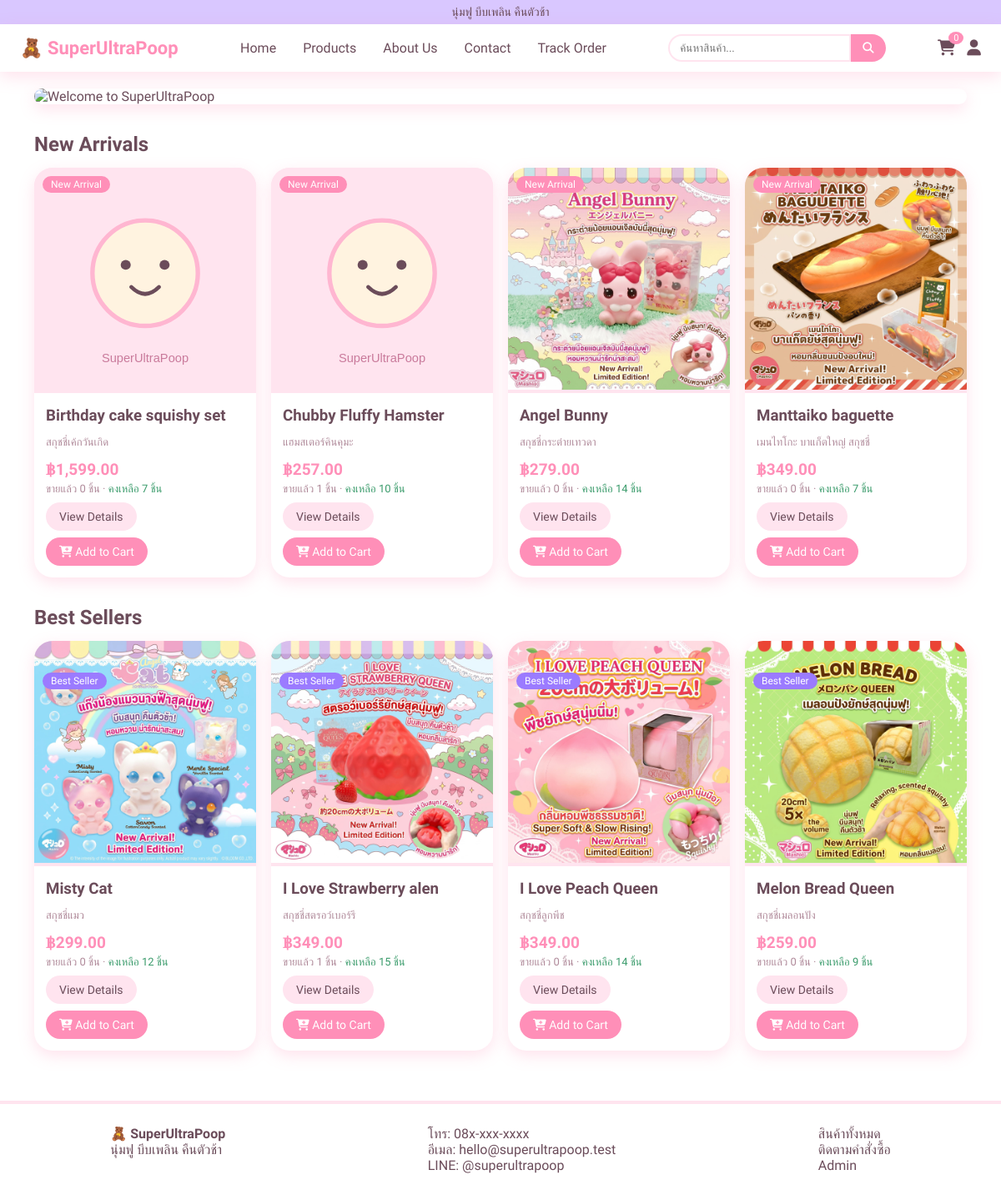
The page / on the database its author committed.
### tables this page shows
CREATE TABLE `products` (
  `id` int(11) NOT NULL,
  `category_id` int(11) NOT NULL,
  `name` varchar(120) NOT NULL,
  `name_th` varchar(160) DEFAULT NULL,
  `description` text DEFAULT NULL,
  `price` decimal(10,2) NOT NULL,
  `stock` int(11) NOT NULL DEFAULT 0,
  `image` varchar(255) DEFAULT NULL,
  `scent` varchar(80) DEFAULT NULL,
  `color` varchar(255) DEFAULT NULL,
  `is_new` tinyint(1) NOT NULL DEFAULT 0,
  `is_best` tinyint(1) NOT NULL DEFAULT 0,
  `status` enum('active','inactive') NOT NULL DEFAULT 'active',
  `created_at` timestamp NOT NULL DEFAULT current_timestamp()
);

### includes/functions.php (the view, shortened to what this page needs)
<?php
function h($s) { return htmlspecialchars((string)$s, ENT_QUOTES, 'UTF-8'); }
function money($n) { return '฿' . number_format((float)$n, 2); }
function img($p) {
    $f = $p['image'] ?? '';
    return ($f && is_file(__DIR__ . '/../' . $f)) ? $f : 'assets/images/placeholder.svg';
}
function product_card($p) {
    $out = $p['stock'] <= 0;
    $inactive = ($p['status'] ?? 'active') !== 'active';
    ?>
    <div class="card">
      <a href="product-detail.php?id=<?= (int)$p['id'] ?>" class="card-img">
        <img src="<?= h(img($p)) ?>" alt="<?= h($p['name']) ?>" loading="lazy" <?= $inactive ? 'style="filter:grayscale(1);opacity:.65"' : '' ?>>
        <?php if ($p['is_new']): ?><span class="badge b-new">New Arrival</span><?php endif; ?>
        <?php if ($p['is_best']): ?><span class="badge b-best">Best Seller</span><?php endif; ?>
      </a>
      <div class="card-body">
        <h3><?= h($p['name']) ?></h3>
        <p class="muted small"><?= h($p['name_th']) ?></p>
        <div class="price"><?= money($p['price']) ?></div>
        <div class="small muted">
          ขายแล้ว <?= number_format((int)($p['sold_qty'] ?? 0)) ?> ชิ้น ·
          <span class="<?= ($out || $inactive) ? 'red' : 'green' ?>"><?= $inactive ? 'Sold Out' : ($out ? 'สินค้าหมด' : 'คงเหลือ ' . (int)$p['stock'] . ' ชิ้น') ?></span>
        </div>
        <div class="row">
          <a class="btn btn-light" href="product-detail.php?id=<?= (int)$p['id'] ?>">View Details</a>
          <form method="post" action="cart.php">
            <button class="btn" <?= ($out || $inactive) ? 'disabled' : '' ?>><i class="fa-solid fa-cart-plus"></i> Add to Cart</button>
          </form>
        </div>
      </div>
    </div>
    <?php
}

### index.php
<?php
$pageTitle = 'Home'; require 'includes/header.php';
$base = "SELECT p.*, COALESCE(s.sold_qty, 0) AS sold_qty
         FROM products p
         LEFT JOIN (
             SELECT oi.product_id, SUM(oi.qty) AS sold_qty
             FROM order_items oi
             JOIN orders o ON o.id=oi.order_id
             WHERE oi.product_id IS NOT NULL AND o.status<>'Cancelled'
             GROUP BY oi.product_id
         ) s ON s.product_id=p.id
         WHERE 1=1";
$new  = $pdo->query("$base AND p.is_new=1 ORDER BY p.id DESC LIMIT 4")->fetchAll();
$best = $pdo->query("$base AND p.is_best=1 ORDER BY p.id DESC LIMIT 4")->fetchAll();
?>
<a class="hero-banner" href="products.php" aria-label="Shop SuperUltraPoop products">
  <img src="assets/images/banner.jpg?v=<?= @filemtime(__DIR__ . '/assets/images/banner.jpg') ?: 1 ?>" alt="Welcome to SuperUltraPoop">
</a>
<h2 class="sec">New Arrivals</h2><div class="grid"><?php foreach ($new as $p) product_card($p); ?></div>
<h2 class="sec">Best Sellers</h2><div class="grid"><?php foreach ($best as $p) product_card($p); ?></div>
<?php require 'includes/footer.php'; ?>

### assets/css/style.css (style rules this page uses)
:root { --pink:#ff8fb8;--pink2:#ffe4ef;--blue:#cfe8ff;--cream:#fff8ec;--purple:#d9c7ff;--text:#6b4c5a;--shadow:0 6px 18px rgba(255,143,184,.25) }
* { box-sizing:border-box }
body { margin:0;min-height:100vh;display:flex;flex-direction:column;font-family:'Mali',Tahoma,sans-serif;background:transparent;color:var(--text);cursor:url('../images/magic-wand-cursor.svg') 46 6,auto }
body :is(a,button,[role="button"],select) { cursor:url('../images/magic-wand-cursor.svg') 46 6,pointer }
a { color:inherit;text-decoration:none }
.hero-banner { display:block;border-radius:28px;overflow:hidden;box-shadow:var(--shadow);transition:.25s;cursor:pointer }
.hero-banner img { display:block;width:100%;height:auto }
h2.sec { margin:34px 0 14px }
.grid { display:grid;grid-template-columns:repeat(auto-fill,minmax(230px,1fr));gap:18px }
.card { background:#fff;border-radius:22px;box-shadow:var(--shadow);overflow:hidden;transition:.25s }
.card-img { display:block;position:relative;aspect-ratio:1;background:var(--pink2) }
.card-img img { width:100%;height:100%;object-fit:cover }
.badge { position:absolute;top:10px;left:10px;font-size:12px;padding:3px 10px;border-radius:12px;color:#fff;background:var(--pink) }
.b-best { top:38px;background:#9b7bff }
.card-body { padding:14px }
.card-body h3 { margin:2px 0 }
.price { font-weight:700;color:var(--pink);font-size:19px;margin:4px 0 }
.muted { color:#b08a9a }
.small { font-size:13px }
.green { color:#3a9b6b }
.row { display:flex;gap:8px;margin-top:8px;align-items:center;flex-wrap:wrap }
.btn { display:inline-block;border:0;background:var(--pink);color:#fff;padding:9px 16px;border-radius:20px;cursor:pointer;font-family:inherit;font-size:14px;transition:.2s }
.btn-light { background:var(--pink2);color:var(--text) }

### rows shown on the page
products: is_new "New Arrival", name "Birthday cake squishy set", name_th "สกุชชี่เค้กวันเกิด", price "฿1,599.00", sold_qty "0", stock "7"
products: is_new "New Arrival", name "Chubby Fluffy Hamster", name_th "แฮมสเตอร์คินคุมะ", price "฿257.00", sold_qty "1", stock "10"
products: image+name (picture), is_new "New Arrival", name "Angel Bunny", name_th "สกุชชี่กระต่ายเทวดา", price "฿279.00", sold_qty "0", stock "14"
products: image (picture), is_new "New Arrival", name "Manttaiko baguette", name_th "เมนไทโกะ บาแก็ตใหญ่ สกุชชี่", price "฿349.00", sold_qty "0", stock "7"
products: image+name (picture), is_best "Best Seller", name "Misty Cat", name_th "สกุชชี่แมว", price "฿299.00", sold_qty "0", stock "12"
products: image+name (picture), is_best "Best Seller", name "I Love Strawberry alen", name_th "สกุชชี่สตรอว์เบอร์รี", price "฿349.00", sold_qty "1", stock "15"
products: image+name (picture), is_best "Best Seller", name "I Love Peach Queen", name_th "สกุชชี่ลูกพีช", price "฿349.00", sold_qty "0", stock "14"
products: image+name (picture), is_best "Best Seller", name "Melon Bread Queen", name_th "สกุชชี่เมลอนปัง", price "฿259.00", sold_qty "0", stock "9"

### other values the page prints
setting('announcement') "นุ่มฟู บีบเพลิน คืนตัวช้า"
setting('store_name', 'SuperUltraPoop') "SuperUltraPoop"
cart_count() "0"
setting('store_name') "SuperUltraPoop"
setting('contact_phone') "08x-xxx-xxxx"
setting('contact_email') "hello@superultrapoop.test"
setting('contact_line') "@superultrapoop"
